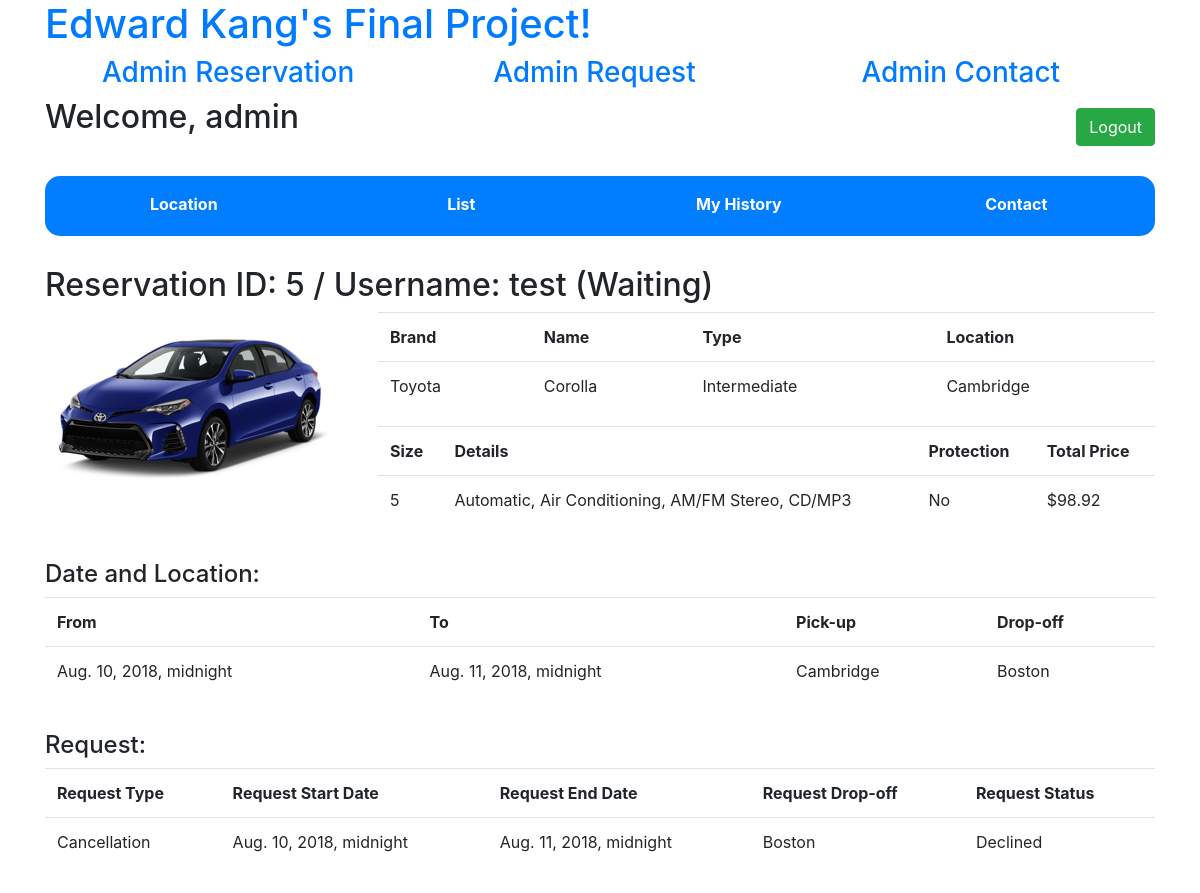
Screenshot of /adminpage/reservation/5 (signed in) with the database file from the repository.
### rents/models.py (models this page shows, shortened)
class Reservation(models.Model):
    reservation_user = models.ForeignKey(settings.AUTH_USER_MODEL, on_delete=models.CASCADE)
    reservation_car = models.ForeignKey(Car, on_delete=models.CASCADE)
    reservation_start_date = models.DateTimeField()
    reservation_end_date = models.DateTimeField()
    reservation_drop_off = models.ForeignKey(Location, on_delete=models.CASCADE)
    reservation_protection = models.CharField(max_length=64)
    reservation_total_price = models.FloatField()
    reservation_status = models.CharField(max_length=64)
    reservation_request = models.CharField(max_length=64)

class Car(models.Model):
    car_brand = models.CharField(max_length=64)
    car_name = models.CharField(max_length=64)
    car_type = models.CharField(max_length=64)
    car_price = models.FloatField()
    car_size = models.IntegerField()
    car_detail = models.CharField(max_length=64)
    car_status = models.CharField(max_length=64)
    car_location = models.ForeignKey(Location, on_delete=models.CASCADE)

class Location(models.Model):
    location_name = models.CharField(max_length=64)
    location_address = models.CharField(max_length=64)

class Request(models.Model):
    request_reservation = models.ForeignKey(Reservation, on_delete=models.CASCADE)
    request_reserved_date = models.ForeignKey(ReservedDate, on_delete=models.CASCADE)
    request_start_date = models.DateTimeField(blank=True, null=True)
    request_end_date = models.DateTimeField(blank=True, null=True)
    request_drop_off = models.ForeignKey(Location, on_delete=models.CASCADE)
    request_status = models.CharField(max_length=64)
    request_approval = models.CharField(max_length=64)

### rents/views.py (the view)
# urls.py: path("adminpage/reservation/<int:reservationid>", views.adminReservationDetailView, name="admin_reservation_detail"),
@user_passes_test(lambda user: user.is_superuser)
def adminReservationDetailView(request, reservationid):
    reservation_detail = Reservation.objects.filter(id=reservationid).all()
    reservation_length = len(reservation_detail)
    if not request.user.is_authenticated:
        return render(request, 'rents/login.html', {'message': 'Please login first.'})
    elif reservation_length == 0:
        return render(request, 'rents/error.html', {'message': 'No Result.'})
    else:
        reservation_request = Request.objects.filter(request_reservation__id=reservationid).all()
        context = {
            'reservationdetails' : reservation_detail,
            'reservationrequests' : reservation_request
        }
        return render(request, 'rents/admin_reservation_detail.html', context)

### rents/templates/rents/admin_reservation_detail.html (shortened to what this page needs)
{% extends "rents/menu.html" %}
{% block body %}
<div id="body_content" class="form-group">
    <div>
        <div id="search_title_full">
            {% for reservationdetail in reservationdetails %}
            <h2>Reservation ID: {{ reservationdetail.id }} / Username: {{ reservationdetail.reservation_user.username }} ({{ reservationdetail.reservation_status }})</h2>
        </div>
        <div class="body_table">
            <div class="body_table_content">
                <div id="car_image">
                    <img src="/static/rents/img/{{ reservationdetail.reservation_car.car_name }}.png" alt="{{ reservationdetail.reservation_car.car_name }}">
                </div>
                <div id="car_info">
                    <table class="table">
                        <tr>
                            <th>Brand</th>
                            <th>Name</th>
                            <th>Type</th>
                            <th>Location</th>
                        </tr>
                        <tr>
                            <td>{{ reservationdetail.reservation_car.car_brand }}</td>
                            <td>{{ reservationdetail.reservation_car.car_name }}</td>
                            <td>{{ reservationdetail.reservation_car.car_type }}</td>
                            <td>{{ reservationdetail.reservation_car.car_location.location_name }}</td>
                        </tr>
                    </table>
                </div>
                <div id="car_info">
                    <table class="table">
                        <tr>
                            <th>Size</th>
                            <th>Details</th>
                            <th>Protection</th>
                            <th>Total Price</th>
                        </tr>
                        <tr>
                            <td>{{ reservationdetail.reservation_car.car_size }}</td>
                            <td>{{ reservationdetail.reservation_car.car_detail }}</td>
                            <td>{{ reservationdetail.reservation_protection }}</td>
                            <td>${{ reservationdetail.reservation_total_price|floatformat:2 }}</td>
                        </tr>
                    </table>
                </div>
                <div id="reservation_div">
                    <h4>Date and Location:</h4>
                    <table class="table">
                        <tr>
                            <th>From</th>
                            <th>To</th>
                            <th>Pick-up</th>
                            <th>Drop-off</th>
                        </tr>
                        <tr>
                            <td id="reservation_start_date">{{ reservationdetail.reservation_start_date }}</td>
                            <td id="reservation_end_date">{{ reservationdetail.reservation_end_date }}</td>
                            <td>{{ reservationdetail.reservation_car.car_location.location_name }}</td>
                            <td id="reservation_drop_off">{{ reservationdetail.reservation_drop_off.location_name }}</td>
                        </tr>
                    </table>
                </div>
                {% endfor %}
                <div id="request_div">
                    <h4>Request:</h4>
                    {% for reservationrequest in reservationrequests %}
                    <table class="table">
                        <tr>
                            <th>Request Type</th>
                            <th>Request Start Date</th>
                            <th>Request End Date</th>
                            <th>Request Drop-off</th>
                            <th>Request Status</th>
                        </tr>
                        <tr>
                            <td>{{ reservationrequest.request_status }}</td>
                            <td>{{ reservationrequest.request_start_date }}</td>
                            <td>{{ reservationrequest.request_end_date }}</td>
                            <td>{{ reservationrequest.request_drop_off.location_name }}</td>
                            <td>{{ reservationrequest.request_approval }}</td>
                        </tr>
                    </table>
                    {% endfor %}
                </div>
            </div>
        </div>
    </div>
</div>
{% endblock %}

### rents/templates/rents/menu.html
{% extends "rents/layout.html" %}
{% block menu %}
<div class="form-group">
    <div class="content_item">
        <h2 id="title_welcome">Welcome, {{ user.username }}</h2>
        <input id="logout_button" class="btn btn-success" type="button" value="Logout" onclick="location.href = '/logout'"/>
    </div>
    <div id="menu">
        <table id="menu_table">
            <tr id="menu_table_tr">
                <td id="menu_table_td">
                    <a class="menu_button" href="/location">Location</a>
                </td>
                <td id="menu_table_td">
                    <a class="menu_button" href="/list">List</a>
                </td>
                <td id="menu_table_td">
                    <a class="menu_button" href="/history">My History</a>
                </td>
                <td id="menu_table_td">
                    <a class="menu_button" href="/contact">Contact</a>
                </td>
            </tr>
        </table>
    </div>
    {% block body %}
    {% endblock %}
</div>
{% endblock %}

### rents/static/rents/style.css (style rules this page uses)
#title_welcome { width: 50%; display: block; float: left; }
#logout_button { margin-top: 10px; display: block; float: right; }
#menu { background-color: #007eff; border-radius: 15px; margin-top: 30px; margin-bottom: 30px; width: 100%; display: block; float: right; }
#menu_table { margin: auto; width: 100% !important; }
#menu_table_tr { height: 60px; width: 100%; display: block; float: left; }
#menu_table_td { width: 25%; display: block; float: left; text-align: center; margin-top: 15px; }
.menu_button { color: white; font-weight: bold; }
#body_content { width: 100%; display: block; float: left; }
#search_title_full { display: block; float: left; width: 100%; }
#car_image { display: block; float: left; width: 30%; }
#car_info { display: block; float: left; width: 70%; }
#reservation_div, #request_div, #submit_request_div { margin-top: 20px; display: block; float: left; width: 100%; }
.body_table_content { margin-bottom: 40px; display: block; float: left; width: 100%; }

### rows the page displays
Reservation: id "5", reservation_user.username "test", reservation_status "Waiting", reservation_car.car_name (picture), reservation_car.car_brand "Toyota", reservation_car.car_name "Corolla", reservation_car.car_type "Intermediate", reservation_car.car_location.location_name "Cambridge", reservation_car.car_size "5", reservation_car.car_detail "Automatic, Air Conditioning, AM/FM Stereo, CD/MP3", reservation_protection "No", reservation_total_price "98.92", reservation_start_date "Aug. 10, 2018, midnight", reservation_end_date "Aug. 11, 2018, midnight", reservation_drop_off.location_name "Boston"
Request: request_status "Cancellation", request_start_date "Aug. 10, 2018, midnight", request_end_date "Aug. 11, 2018, midnight", request_drop_off.location_name "Boston", request_approval "Declined"

### other values shown
{{ user.username }} "admin"
